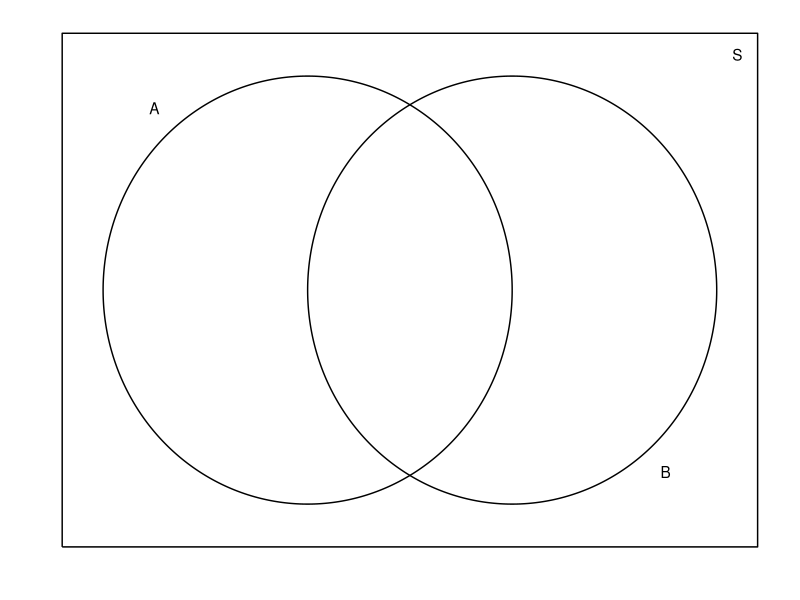
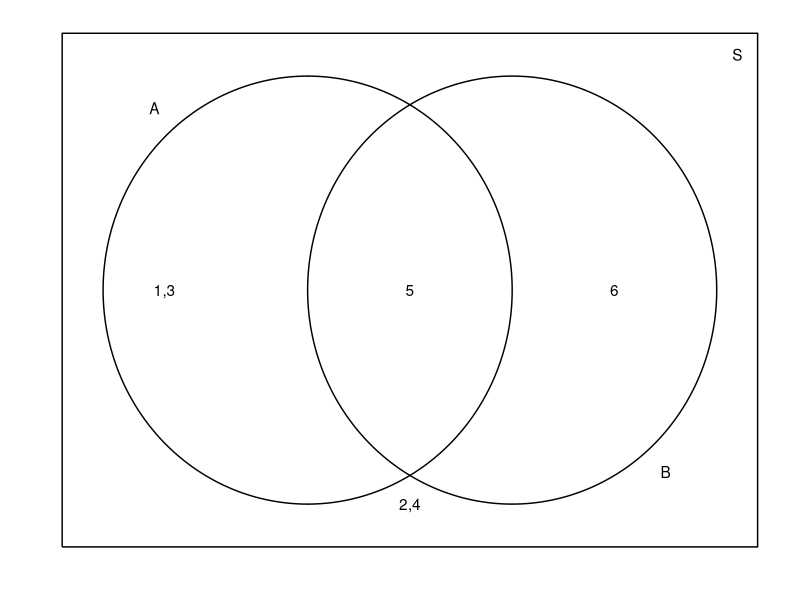
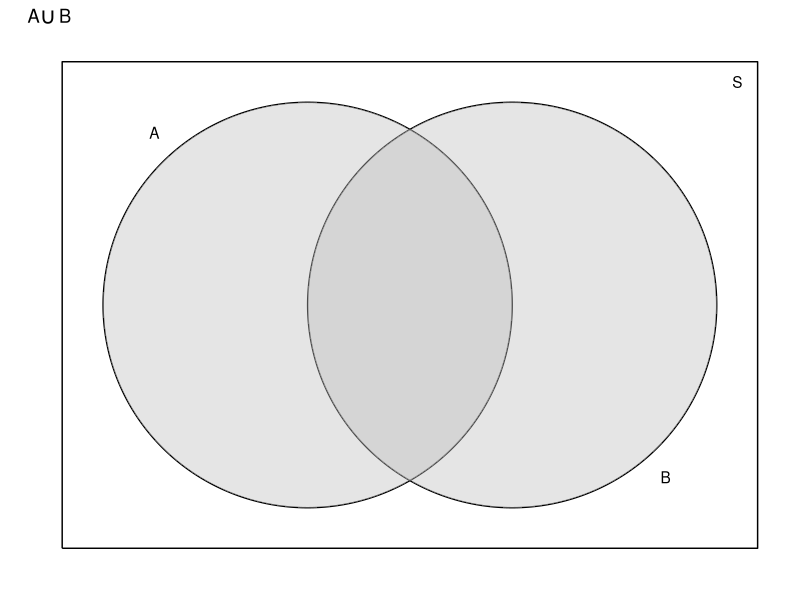
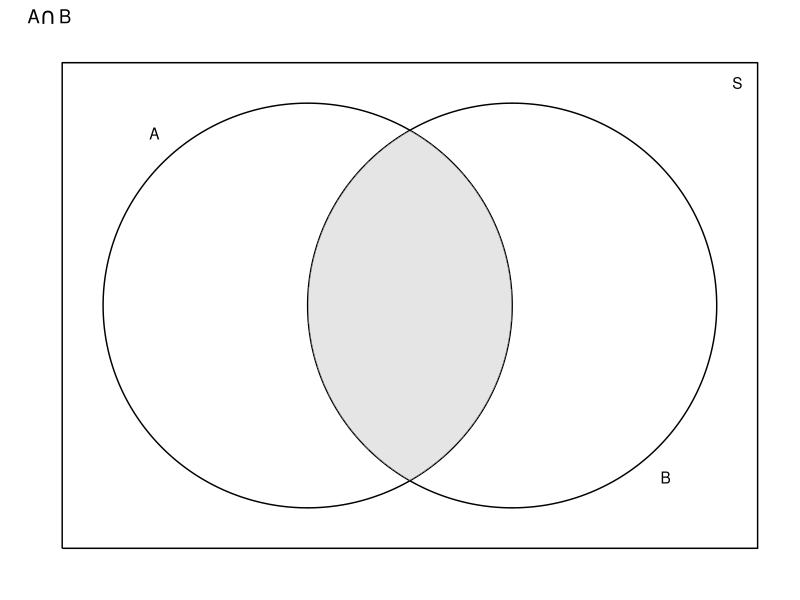
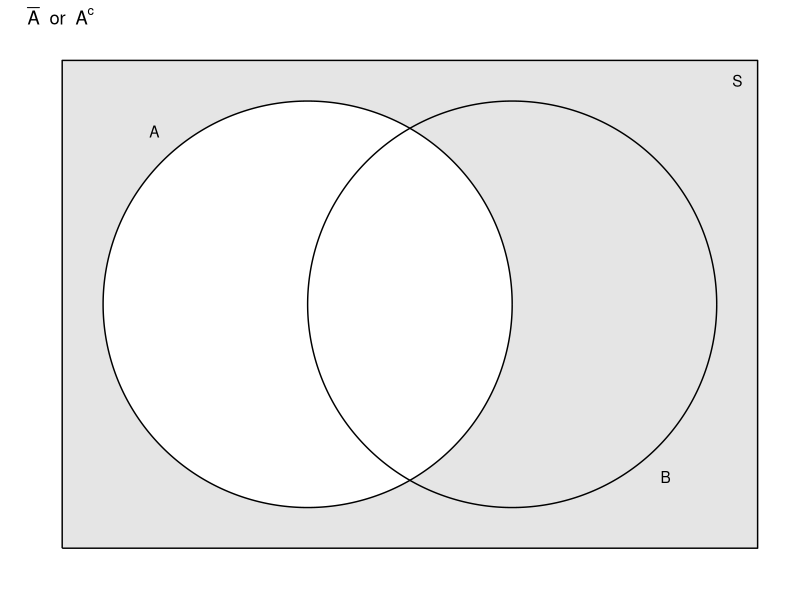
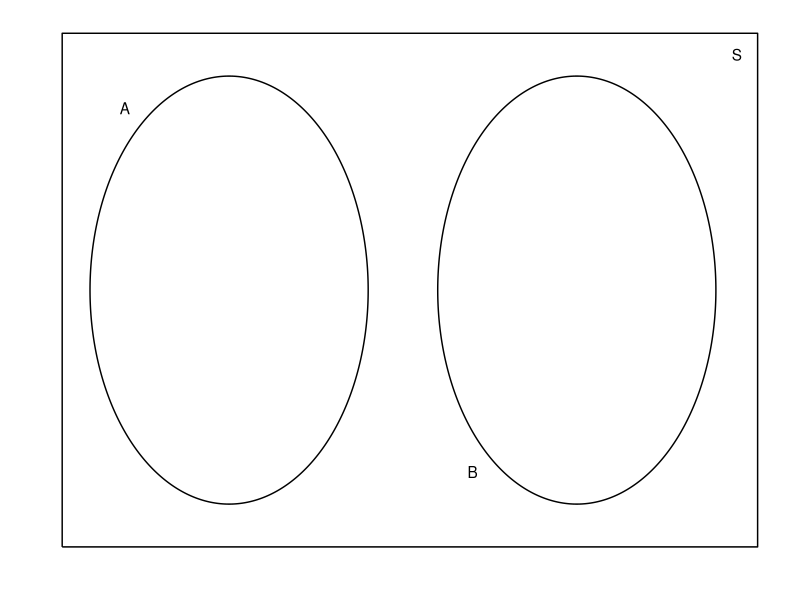
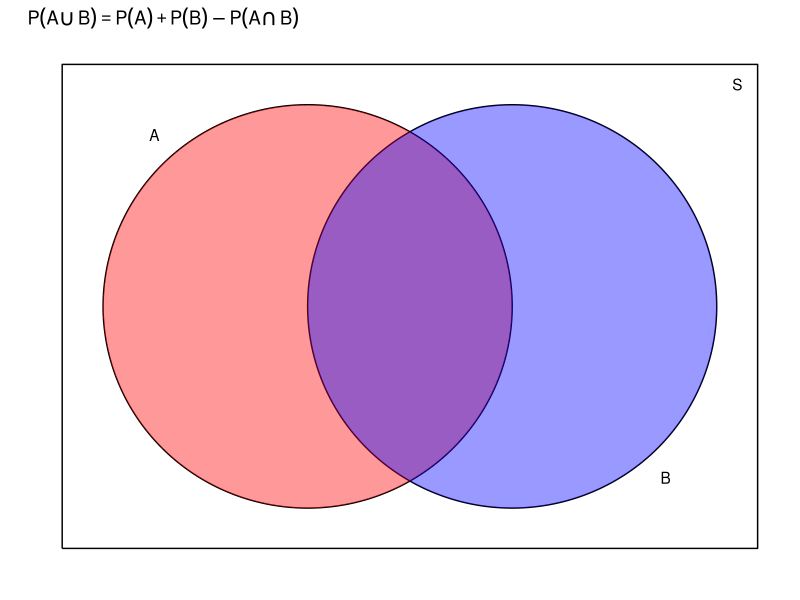
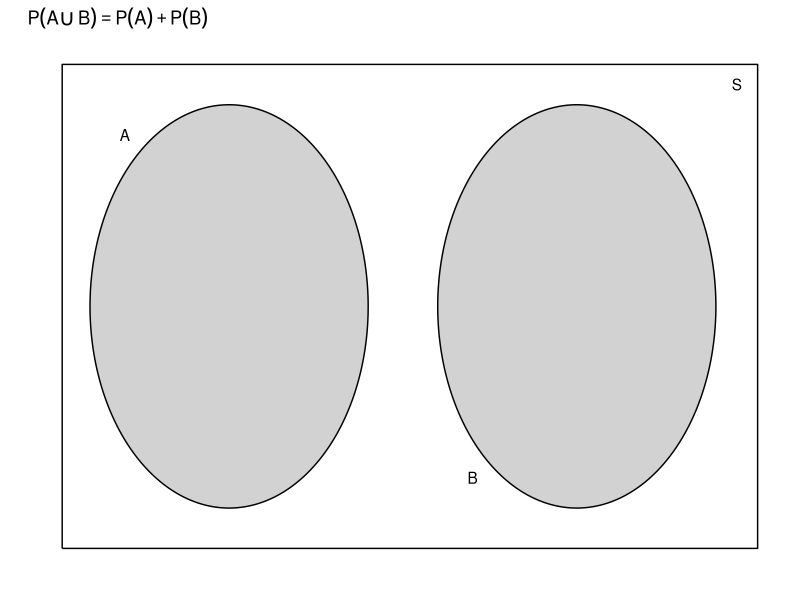

These charts were generated, in order, by the following R code:
## ---- chunk 1
# Every chapter, we will load all the library we will use at the beginning
# of the chapter. 
library(tidyverse)
## ---- chunk 2
df.A <- data.frame(theta=seq(0,2*pi, length=1000)) %>%
        mutate(x = cos(theta),
               y = sin(theta),
               grp = 'A') %>%
        select(-theta)
df.B <- df.A %>% mutate( x = x+1, grp='B')
df.box <- data.frame( x=c(-1.2,  2.2, 2.2, -1.2, -1.2),
                      y=c(-1.2, -1.2 ,1.2,  1.2, -1.2),
                      grp='Box' )
df <- rbind(df.A, df.B, df.box)
df.label <- NULL %>%
  rbind( data.frame(x= -.75, y=  .85, label='A'),
         data.frame(x= 1.75, y= -.85, label='B'),
         data.frame(x=  2.1, y=  1.1, label='S'))
ggplot(df, aes(x=x, y=y)) + 
  geom_path( aes(group=grp)) +
  scale_x_continuous(breaks=NULL) +
  scale_y_continuous(breaks=NULL) +
  geom_text( data=df.label, aes(label=label)) +
  labs(x='', y='') + theme_minimal()
## ---- chunk 3
df.A <- data.frame(theta=seq(0,2*pi, length=1000)) %>%
        mutate(x = cos(theta),
               y = sin(theta),
               grp = 'A') %>%
        select(-theta)
df.B <- df.A %>% mutate( x = x+1, grp='B')
df.box <- data.frame( x=c(-1.2,  2.2, 2.2, -1.2, -1.2),
                      y=c(-1.2, -1.2 ,1.2,  1.2, -1.2),
                      grp='Box' )
df <- rbind(df.A, df.B, df.box)
df.label <- NULL %>%
  rbind( data.frame(x= -.75, y=  .85, label='A'),
         data.frame(x= 1.75, y= -.85, label='B'),
         data.frame(x=  2.1, y=  1.1, label='S'))
df.nums <- NULL %>%
  rbind( data.frame(x= -.7, y=0, label='1,3'),
         data.frame(x=  .5, y=0, label='5'),
         data.frame(x= 1.5, y=0, label='6'),
         data.frame(x=  .5, y=-1, label='2,4'))
ggplot(df, aes(x=x, y=y)) + 
  geom_path( aes(group=grp)) +
  scale_x_continuous(breaks=NULL) +
  scale_y_continuous(breaks=NULL) +
  geom_text( data=df.label, aes(label=label)) +
  geom_text( data=df.nums, aes(label=label)) +
  labs(x='', y='') + theme_minimal()
## ---- chunk 4
df.A <- data.frame(theta=seq(0,2*pi, length=1000)) %>%
        mutate(x = cos(theta),
               y = sin(theta),
               grp = 'A') %>%
        select(-theta)
df.B <- df.A %>% mutate( x = x+1, grp='B')
df.box <- data.frame( x=c(-1.2,  2.2, 2.2, -1.2, -1.2),
                      y=c(-1.2, -1.2 ,1.2,  1.2, -1.2),
                      grp='Box' )
df <- rbind(df.A, df.B, df.box)
df.label <- NULL %>%
  rbind( data.frame(x= -.75, y=  .85, label='A'),
         data.frame(x= 1.75, y= -.85, label='B'),
         data.frame(x=  2.1, y=  1.1, label='S'))
ggplot(df, aes(x=x, y=y)) + 
  geom_path( aes(group=grp)) +
  geom_polygon(data=df%>%filter(grp!='Box'), 
               aes(y=y, group=grp), alpha=.4, fill='grey') +
  scale_x_continuous(breaks=NULL) +
  scale_y_continuous(breaks=NULL) +
  geom_text( data=df.label, aes(label=label)) +
  labs(x='', y='') +
  ggtitle( expression(A*union(B))) +
  theme_minimal() 
## ---- chunk 5
df.A <- data.frame(theta=seq(0,2*pi, length=1000)) %>%
        mutate(x = cos(theta),
               y = sin(theta),
               grp = 'A') %>%
        select(-theta)
df.B <- df.A %>% mutate( x = x+1, grp='B')
df.Ac <- rbind(
  df.A %>% filter(x <= .5),
  df.B %>% filter(x <= .5))
df.AnB <- rbind(
  df.A %>% filter(x >= .5),
  df.B %>% filter(x <= .5))
df.Bc <- rbind(
  df.A %>% filter(x >= .5),
  df.B %>% filter(x >= .5))
df.box <- data.frame( x=c(-1.2,  2.2, 2.2, -1.2, -1.2),
                      y=c(-1.2, -1.2 ,1.2,  1.2, -1.2),
                      grp='Box' )
df <- rbind(df.A, df.B, df.box)
df.label <- NULL %>%
  rbind( data.frame(x= -.75, y=  .85, label='A'),
         data.frame(x= 1.75, y= -.85, label='B'),
         data.frame(x=  2.1, y=  1.1, label='S'))
ggplot(df, aes(x=x, y=y)) + 
  geom_path( aes(group=grp)) +
  geom_polygon(data=df.AnB, 
               aes(y=y), alpha=.4, fill='grey') +
  scale_x_continuous(breaks=NULL) +
  scale_y_continuous(breaks=NULL) +
  geom_text( data=df.label, aes(label=label)) +
  labs(x='', y='') +
  ggtitle( expression(A*intersect(B))) +
  theme_minimal() 
## ---- chunk 6
df.A <- data.frame(theta=seq(0,2*pi, length=1000)) %>%
        mutate(x = cos(theta),
               y = sin(theta),
               grp = 'A') %>%
        select(-theta)
df.B <- df.A %>% mutate( x = x+1, grp='B')
df.Ac <- rbind(
  df.A %>% filter(x <= .5),
  df.B %>% filter(x <= .5))
df.AnB <- rbind(
  df.A %>% filter(x >= .5),
  df.B %>% filter(x <= .5))
df.Bc <- rbind(
  df.A %>% filter(x >= .5),
  df.B %>% filter(x >= .5))
df.box <- data.frame( x=c(-1.2,  2.2, 2.2, -1.2, -1.2),
                      y=c(-1.2, -1.2 ,1.2,  1.2, -1.2),
                      grp='Box' )
df <- rbind(df.A, df.B, df.box)
df.label <- NULL %>%
  rbind( data.frame(x= -.75, y=  .85, label='A'),
         data.frame(x= 1.75, y= -.85, label='B'),
         data.frame(x=  2.1, y=  1.1, label='S'))
ggplot(df, aes(x=x, y=y)) + 
  geom_polygon(data=df.box, 
               aes(y=y), alpha=.4, fill='grey') +
  geom_polygon( data=df.A, fill='white') +
#  geom_polygon( data=df.B %>% filter(x <=.5), fill='grey', alpha=.4) +
  geom_path( aes(group=grp)) +
  scale_x_continuous(breaks=NULL) +
  scale_y_continuous(breaks=NULL) +
  geom_text( data=df.label, aes(label=label)) +
  labs(x='', y='') +
  ggtitle( expression( paste( bar(A), '  or  ', A^c )) ) +
  theme_minimal() 
## ---- chunk 7
df.A <- data.frame(theta=seq(0,2*pi, length=1000)) %>%
        mutate(x = cos(theta),
               y = sin(theta),
               grp = 'A') %>%
        select(-theta)
df.B <- df.A %>% mutate( x = x+2.5, grp='B')
df.box <- data.frame( x=c(-1.2,  3.8, 3.8, -1.2, -1.2),
                      y=c(-1.2, -1.2 ,1.2,  1.2, -1.2),
                      grp='Box' )
df <- rbind(df.A, df.B, df.box)
df.label <- NULL %>%
  rbind( data.frame(x= -.75, y=  .85, label='A'),
         data.frame(x= 1.75, y= -.85, label='B'),
         data.frame(x= 3.65, y=  1.1, label='S'))
ggplot(df, aes(x=x, y=y)) + 
  geom_path( aes(group=grp)) +
  scale_x_continuous(breaks=NULL) +
  scale_y_continuous(breaks=NULL) +
  geom_text( data=df.label, aes(label=label)) +
  labs(x='', y='') + theme_minimal()
## ---- chunk 8
df.A <- data.frame(theta=seq(0,2*pi, length=1000)) %>%
        mutate(x = cos(theta),
               y = sin(theta),
               grp = 'A') %>%
        select(-theta)
df.B <- df.A %>% mutate( x = x+1, grp='B')
df.Ac <- rbind(
  df.A %>% filter(x <= .5),
  df.B %>% filter(x <= .5))
df.AnB <- rbind(
  df.A %>% filter(x >= .5),
  df.B %>% filter(x <= .5))
df.Bc <- rbind(
  df.A %>% filter(x >= .5),
  df.B %>% filter(x >= .5))
df.box <- data.frame( x=c(-1.2,  2.2, 2.2, -1.2, -1.2),
                      y=c(-1.2, -1.2 ,1.2,  1.2, -1.2),
                      grp='Box' )
df <- rbind(df.A, df.B, df.box)
df.label <- NULL %>%
  rbind( data.frame(x= -.75, y=  .85, label='A'),
         data.frame(x= 1.75, y= -.85, label='B'),
         data.frame(x=  2.1, y=  1.1, label='S'))
ggplot(df, aes(x=x, y=y)) + 
  geom_path( aes(group=grp)) +
  geom_polygon(data=df.A, alpha=.4, fill='red') +
  geom_polygon(data=df.B, alpha=.4, fill='blue') +
  scale_x_continuous(breaks=NULL) +
  scale_y_continuous(breaks=NULL) +
  geom_text( data=df.label, aes(label=label)) +
  labs(x='', y='') +
  ggtitle(expression( P(A*union(B)) == P(A) + P(B) - P(A*intersect(B)) )) +
  theme_minimal() 
## ---- chunk 9
df.A <- data.frame(theta=seq(0,2*pi, length=1000)) %>%
        mutate(x = cos(theta),
               y = sin(theta),
               grp = 'A') %>%
        select(-theta)
df.B <- df.A %>% mutate( x = x+2.5, grp='B')
df.box <- data.frame( x=c(-1.2,  3.8, 3.8, -1.2, -1.2),
                      y=c(-1.2, -1.2 ,1.2,  1.2, -1.2),
                      grp='Box' )
df <- rbind(df.A, df.B, df.box)
df.label <- NULL %>%
  rbind( data.frame(x= -.75, y=  .85, label='A'),
         data.frame(x= 1.75, y= -.85, label='B'),
         data.frame(x= 3.65, y=  1.1, label='S'))
ggplot(df, aes(x=x, y=y)) + 
  geom_polygon(data=df.A, fill='grey', alpha=.7) +
  geom_polygon(data=df.B, fill='grey', alpha=.7) +
  geom_path( aes(group=grp)) +
  scale_x_continuous(breaks=NULL) +
  scale_y_continuous(breaks=NULL) +
  geom_text( data=df.label, aes(label=label)) +
  labs(x='', y='') + 
  ggtitle(expression( P( A*union(B) ) == P(A) + P(B)  )) +
  theme_minimal()
## ---- chunk 10
df.A <- data.frame(theta=seq(0,2*pi, length=1000)) %>%
        mutate(x = cos(theta),
               y = sin(theta),
               grp = 'A') %>%
        select(-theta)
df.B <- df.A %>% mutate( x = x+2.5, grp='B')
df.box <- data.frame( x=c(-1.2,  3.8, 3.8, -1.2, -1.2),
                      y=c(-1.2, -1.2 ,1.2,  1.2, -1.2),
                      grp='Box' )
df <- rbind(df.A, df.box)
df.label <- NULL %>%
  rbind( data.frame(x= -.75, y=  .85, label='A'),
         data.frame(x= 1.75, y=    0, label='A^c'),
         data.frame(x= 3.65, y=  1.1, label='S'))
ggplot(df, aes(x=x, y=y)) + 
  geom_polygon(data=df.box, fill='pink', alpha=.7) + 
  geom_polygon(data=df.A, fill='grey', alpha=.7) +
  geom_path( aes(group=grp)) +
  scale_x_continuous(breaks=NULL) +
  scale_y_continuous(breaks=NULL) +
  geom_text( data=df.label, aes(label=label), parse=TRUE) +
  labs(x='', y='') +
  ggtitle(expression( P( A ) + P(A^c) == 1  )) +
  theme_minimal()
## ---- chunk 11
df.A <- data.frame(theta=seq(0,2*pi, length=1000)) %>%
        mutate(x = cos(theta),
               y = sin(theta),
               grp = 'A') %>%
        select(-theta)
df.B <- df.A %>% mutate( x = x+1, grp='B')
df.Ac <- rbind(
  df.A %>% filter(x <= .5),
  df.B %>% filter(x <= .5))
df.AnB <- rbind(
  df.A %>% filter(x >= .5),
  df.B %>% filter(x <= .5))
df.Bc <- rbind(
  df.A %>% filter(x >= .5),
  df.B %>% filter(x >= .5))
df.box <- data.frame( x=c(-1.2,  2.2, 2.2, -1.2, -1.2),
                      y=c(-1.2, -1.2 ,1.2,  1.2, -1.2),
                      grp='Box' )
df <- rbind(df.A, df.B, df.box)
df.label <- NULL %>%
  rbind( data.frame(x= -.75, y=  .85, label='A'),
         data.frame(x= 1.75, y= -.85, label='B'),
         data.frame(x=  2.1, y=  1.1, label='S'))
ggplot(df, aes(x=x, y=y)) + 
  geom_path( aes(group=grp)) +
  geom_polygon(data=df.A, alpha=.4, fill='red') +
  geom_polygon(data=df.AnB, alpha=.4, fill='blue') +
  scale_x_continuous(breaks=NULL) +
  scale_y_continuous(breaks=NULL) +
  geom_text( data=df.label, aes(label=label)) +
  labs(x='', y='') +
  ggtitle(expression( P(A) == P(A*intersect(B^c)) + P(A*intersect(B)) )) +
  theme_minimal() 
## ---- chunk 12
data <- data.frame(x = 2:12, y = c(1:6,5:1)/36 )
ggplot(data, aes(x=x, y=y)) +
  geom_point() +
  geom_linerange(aes(ymax=y, ymin=0)) +
  ylab('Probability') + xlab('Sum') +
  ggtitle('Distribution of the sum of two dice') +
  scale_x_continuous(breaks = c(2,4,6,8,10,12)) +
  theme_bw()
## ---- chunk 13
distr <- data.frame(    clients = c( 0,   1,    2,    3,    4   ),    # two columns 
                    probability = c(0.3, 0.35, 0.20, 0.10, 0.05 ) )   # 
ggplot(distr, aes(x=clients)) +                   # graph with clients as the x-axis
  geom_point(aes(y=probability)) +                # where the dots go
  geom_linerange(aes(ymax=probability, ymin=0)) + # the vertical lines       
  theme_bw()                                      # set background color...
## ---- chunk 14
dist <- data.frame( x=0:3 ) %>% 
  mutate(probability = dbinom(x, size=3, prob=0.8))
ggplot(dist, aes(x=x)) +
  geom_point(aes(y=probability)) +
  geom_linerange(aes(ymax=probability, ymin=0)) +
  ggtitle('Binomial distribution: n=3, p=0.8') +
  theme_bw()
## ---- chunk 15
# If    X ~ Binomial(n=3, pi=0.8)
# Then  P( X = 2 | n=3, pi=0.8 ) =
dbinom(2, size=3, prob=0.8)
## ---- chunk 16
dist <- data.frame( x = 0:20 ) %>% 
  mutate(probability = dbinom(x, size=20, prob=0.1))
ggplot(dist, aes(x=x)) +
  geom_point(aes(y=probability)) +
  geom_linerange(aes(ymax=probability, ymin=0)) +
  ggtitle('Binomial distribution: n=20, p=0.1') +
  xlab('Number of Sites Occupied') +
  theme_bw()
## ---- chunk 17
# P(X=0) + P(X=1) + P(X=2)
sum <- dbinom(0, size=20, prob=0.1) + 
       dbinom(1, size=20, prob=0.1) + 
       dbinom(2, size=20, prob=0.1)
sum
# P(X <= 2)
pbinom(2, size=20, prob=0.1)
## ---- chunk 18
dist <- data.frame( NumCaught = 0:10 ) %>%
  mutate( probability = dpois( NumCaught, lambda=2.3 ) )
ggplot(dist, aes(x=NumCaught)) +
  geom_point( aes(y=probability) ) +
  geom_linerange(aes( ymax=probability, ymin=0)) +
  ggtitle(expression(paste('Poisson Distribution with  ', lambda == 2.3))) +
  labs(x='Number Caught') +
  theme_bw()            
# P( Y = 4)
dpois(4, lambda=2.3)
# P( Y <= 4)
ppois(4, lambda=2.3)
# 1-P(Y <= 4)  ==  P( Y > 4)  ==  P( Y >= 5)
1-ppois(4, 2.3)
## ---- chunk 19
data <- data.frame(x = seq(-.2, 1.2, length=1000)) %>%
  mutate( y = dunif(x))
ggplot(data, aes(x=x, y=y)) +
  geom_line() +
  labs(x='X', y='density', title='PDF of Uniform(0,1)') +
  geom_text(x=.5, y=.5, label='Area = 1') +
  theme_bw() 
## ---- chunk 20
data <- data.frame(x = seq(-.2, 1.2, length=1000)) %>%
  mutate( y = dunif(x))
ggplot(data, aes(x=x, y=y)) +
  geom_line() +
  geom_area(data=data %>% filter(x < .4), fill='grey', alpha=.4) +
  labs(x='X', y='density', title='PDF of Uniform(0,1)') +
  geom_text(x=.2, y=.5, label='P(X<=0.4) == 0.4', parse=TRUE) +
  theme_bw() 
## ---- chunk 21
data <- expand.grid(x=seq(0,10,length=1000), lambda = c(.5, 1, 2)) %>%
  mutate(y=dexp(x, rate = lambda),
         lambda = paste('lambda == ', lambda))
ggplot(data, aes(x=x, y=y)) +
  geom_area(fill='grey') +
  facet_grid(lambda~., labeller = labeller(lambda=label_parsed)) +
  labs(y='density') +
  theme_bw()
## ---- chunk 22
data <- data.frame(x=seq(0,5,length=1000), lambda = 2) %>%
  mutate(y=dexp(x, rate = lambda),
         grp = ifelse( x > 1, '> 1', '<= 1'))
ggplot(data, aes(x=x, y=y, fill=grp)) +
  geom_area() +
  labs(y='density') +
  theme_bw()
## ---- chunk 23
# P(X > 1)  == 1 - P(X <= 1)  ### Complement Rule
1 - pexp(1, rate=2)
## ---- chunk 24
data <- rbind(data.frame(x=seq(-5,8,length=2000), grp=1, mu=0, sigma=1),
              data.frame(x=seq(-5,8,length=2000), grp=2, mu=2, sigma=2),
              data.frame(x=seq(-5,8,length=2000), grp=3, mu=-3, sigma=0.6)) %>%
  mutate(y=dnorm(x, mean=mu, sd=sigma),
         mu = paste('mu == ', mu),
         sigma = paste('sigma ==', sigma))
label.df <- data.frame( grp=rep(1:3, each=2), label=c('mu == 0','sigma == 1', 'mu == 2','sigma == 2', 'mu==-3','sigma == 0.6'),
                        x = c(0,0, 4.8,4.8, -4.15,-4.15), y= c(.46,.43,  .16,.13, .56,.53))
ggplot(data, aes(x=x, y=y, color=factor(grp))) +
  geom_line() +
  geom_text(data=label.df, aes(label=label), parse=TRUE) +
  labs(y='density') +
  theme_bw() +
  scale_color_discrete(guide=FALSE)
## ---- chunk 25
distr <- data.frame(x=seq(57, 82, length=1000)) %>%
  mutate( density = dnorm(x, mean=70, sd=3),
          group = ifelse(x<=64, 'Shorter','Taller') )
ggplot(distr, aes(x=x, y=density, fill=group)) +
  geom_line() +
  geom_area() +
  theme_bw()
## ---- chunk 26
pnorm(64, mean=70, sd=3)
